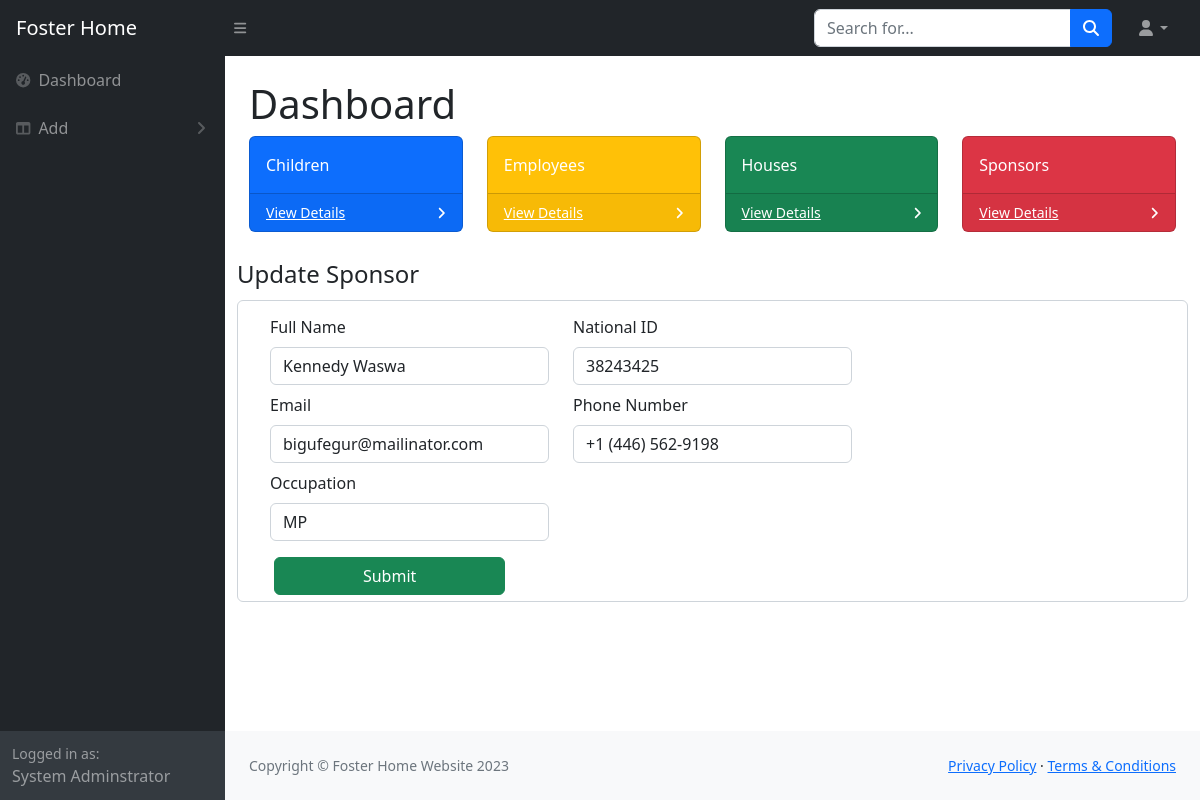
The app's page /sponsor/update/12 (signed in), older data.
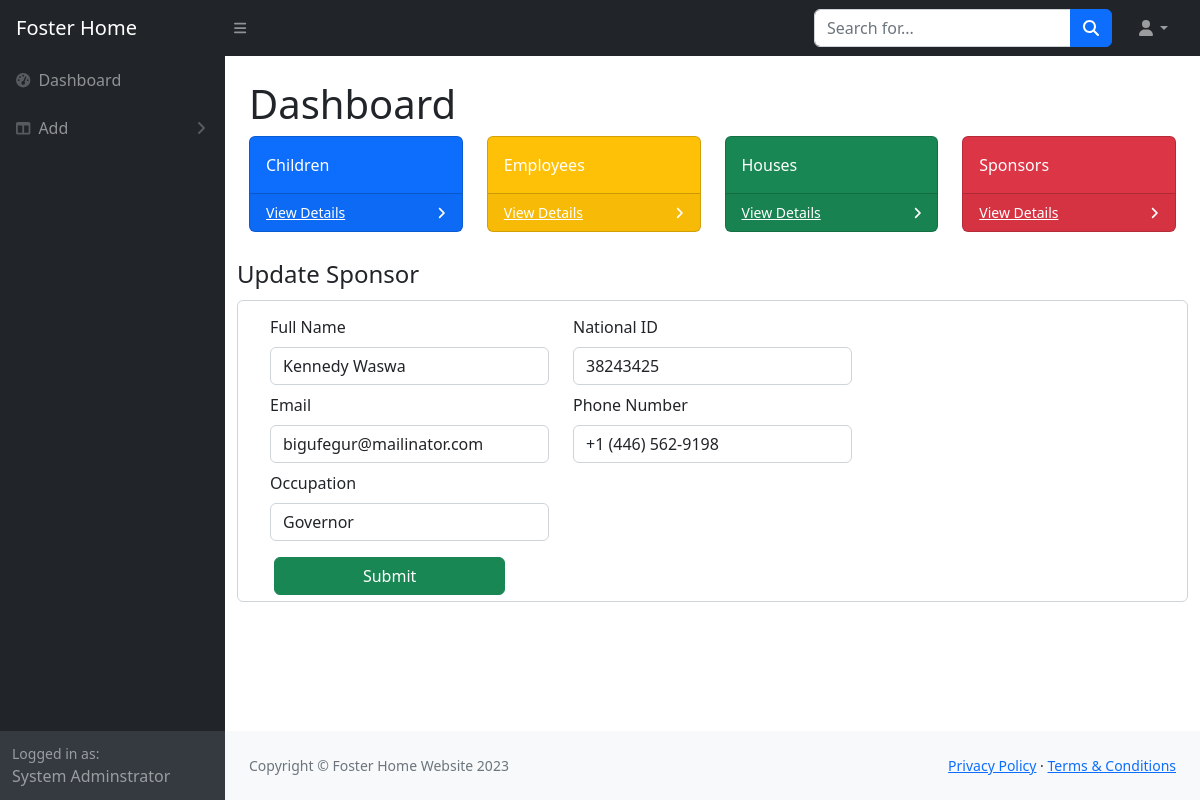
The same page, newer data.
### fosterApp/models.py (models this page shows, shortened)
class Sponsor(models.Model):
    fullName=models.CharField(max_length=100,blank=False, default=None)
    sponsorEmail=models.EmailField(max_length=50)
    sponsorId=models.CharField(max_length=10)
    contact=models.CharField(max_length=100)
    occupation=models.CharField(max_length=50)
    created=models.DateTimeField(auto_now_add=True)
    updated=models.DateTimeField(auto_now=True)

### fosterApp/views.py (the view, shortened to what this page needs)
# urls.py: path('sponsor/update/<str:pk>',updateSponsor, name='update-sponsor'),
@login_required(login_url='login')
def updateSponsor(request, pk):
    sponsor = Sponsor.objects.get(id=pk)
    context={'sponsor':sponsor}
    return render(request, "fosterApp/update-sponsor.html",context)

### fosterApp/templates/fosterApp/update-sponsor.html (shortened to what this page needs)
{% extends 'admin-dashboard.html' %}
    {% block content %}
    <div class="container">
        <fieldset>
            <legend>Update Sponsor</legend>
            <form action="" method="post" class="form-control">
                <div class="row m-sm-2">
                    <div class="col col-md-4">
                        <label class="form-label" for="">Full Name</label>
                        <input class="form-control" type="text" value="{{ sponsor.fullName }}" name="fname"
                            placeholder="Enter full name" required>
                    </div>
                    <div class="col col-md-4">
                        <label class="form-label" for="">National ID</label>
                        <input class="form-control" type="text" value="{{ sponsor.sponsorId }}" name="idNo"
                            placeholder="Enter ID Number" required>
                    </div>
                </div>
                <div class="row m-sm-2">
                    <div class="col col-md-4">
                        <label class="form-label" for="">Email</label>
                        <input class="form-control" type="email" value="{{ sponsor.sponsorEmail }}"  name="email" placeholder="e.g abc@gmail.com" required>
                    </div>
                    <div class="col col-md-4">
                        <label class="form-label" for="">Phone Number</label>
                        <input class="form-control" type="tel" value="{{ sponsor.contact }}"  name="telNo" placeholder="e.g +254700102312" required>
                    </div>
                </div>
                <div class="row m-sm-2">
                    <div class="col col-md-4">
                        <label class="form-label" for="">Occupation</label>
                        <input class="form-control" type="text" value="{{ sponsor.occupation }}"  name="occupation" placeholder="Enter occupation"
                            required>
                    </div>
                </div>
                <button class="btn btn-success col-md-3 mt-2 ms-lg-4" type="submit">Submit</button>
            </form>
        </fieldset>
    </div>
    {% endblock %}

Row changes from the older to the newer data that the page shows:
changed Sponsor "Kennedy Waswa": occupation "MP" → "Governor"
